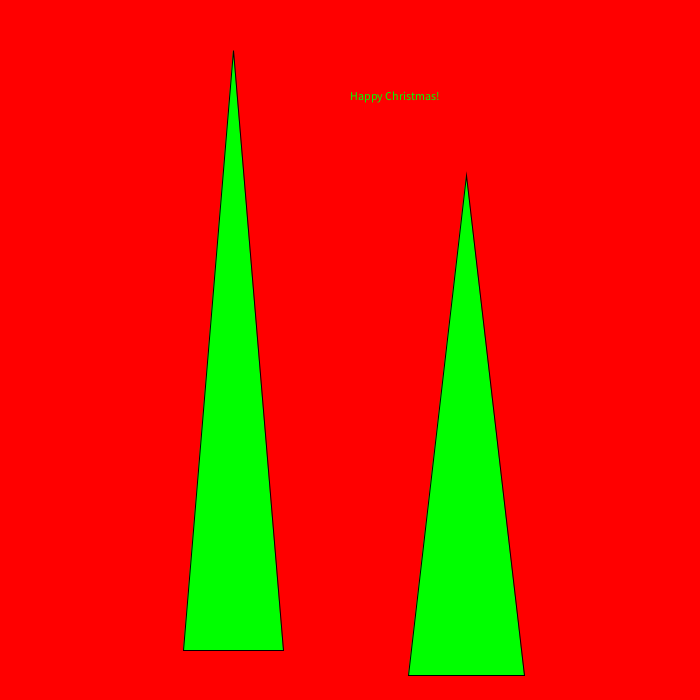
Frame 1 (no input)
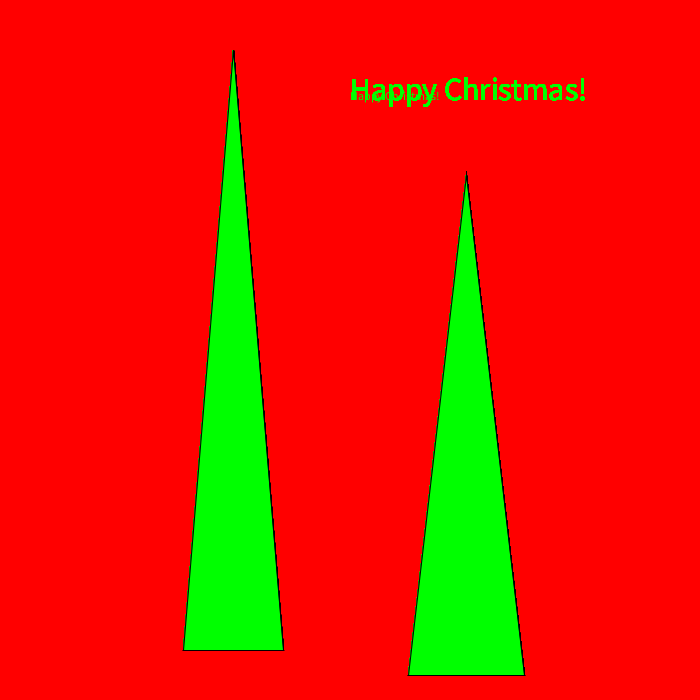
Frame 60 (the mouse pressed at the canvas centre just before this capture)
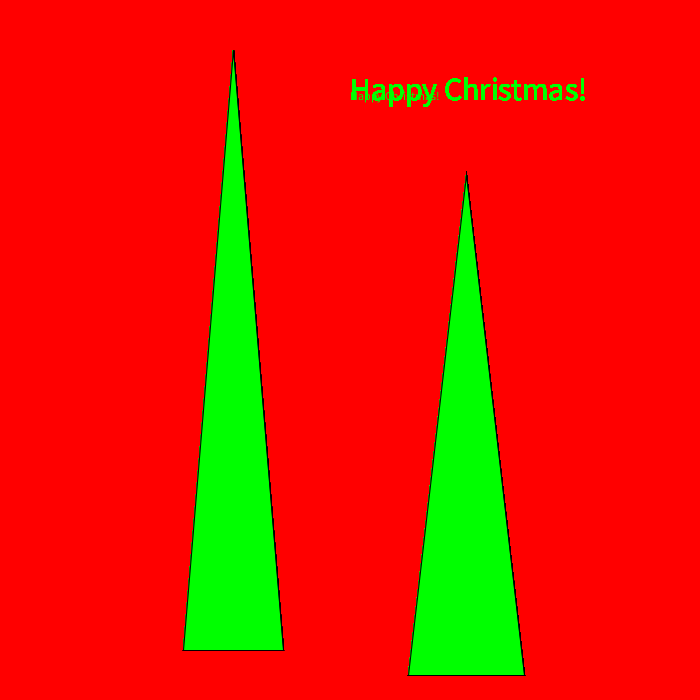
Frame 120 (the mouse held since frame 60 and released just before this capture)

The Processing sketch that drew these frames (run headless with seeded random() and noise(); from frame 60 on, the mouse is pressed at the canvas centre):

// Processing sketch: Biglietto
// ── Biglietto.pde
Albero a1, a2;
Scritta s1;


public void setup(){
  size (700,700);
  background(255,0,0);
  a1=new Albero(width/3, height-50, width/7, height-100);
  a2=new Albero(2*width/3, height-25, width/6, height-200);
  s1=new Scritta(width/2, height-600);
}

public void draw(){
  a1.draw();
  a2.draw();
  s1.draw();
}

// ── Albero.pde
public class Albero{
  private float x;
  private float y;
  private float h;
  private float w;
  
  Albero(float x, float y, float w, float h){
    this.x=x;
    this.y=y;
    this.h=h;
    this.w=w;
  }
  
  public void draw(){
    fill(0,255,0);
    triangle(x-w/2,y,x,y-h,x+w/2,y);
  }   
  
}

// ── Cometa.pde
class Cometa{
  private float x;
  private float y;
  private float l;
  private float r;
  
  Cometa(float x, float y, float l, float r){
    this.x=x;
    this.y=y;
    this.l=l;
    this.r=r;
  }
  
  public void draw(){
    fill(255,255,0);
    triangle(x, y, x-2*r, y-r/2, x-2*r, y+r/2);
    triangle(x, y-r, x-r/2, y+r/2, x+r/2, y+r/2);
    triangle(x, y+r, x-r/2, y-r/2, x+r/2, y-r/2);
    
  }
     
}

// ── Foresta.pde
class Foresta {
    private Albero[] alberi;
  
    Foresta(int nAlberi){
    
      alberi = new Albero[nAlberi]; 
      for(int a=0;a<nAlberi;a++){
        float x = random(0,width);
        alberi[a]= new Albero(x,height-height/10,width/8,height-height/1.75 );
      }
    }
     
    public void draw(){
      for(int b=0;b<alberi.length;b++){
          alberi[b].draw();
      }
    }
}

// ── Scritta.pde
public class Scritta{
  private float x;
  private float y;
  
  Scritta(float x, float y){
    this.x=x;
    this.y=y;
  }
  
  public void draw(){
    text("Happy Christmas!", x, y);
    textSize(32);
    fill(255,255,255);
  }
}

// ── Terra.pde
class Terra{
  float x;
  float y;
  float l;
  float h;
  
  Terra(float x, float y, float l, float h){
    this.x=x;
    this.y=y;
    this.l=l;
    this.h=h;
  }
  
  public void draw(){
    fill(160,82,45);
    rect(x, y, l, h);
  }
}
